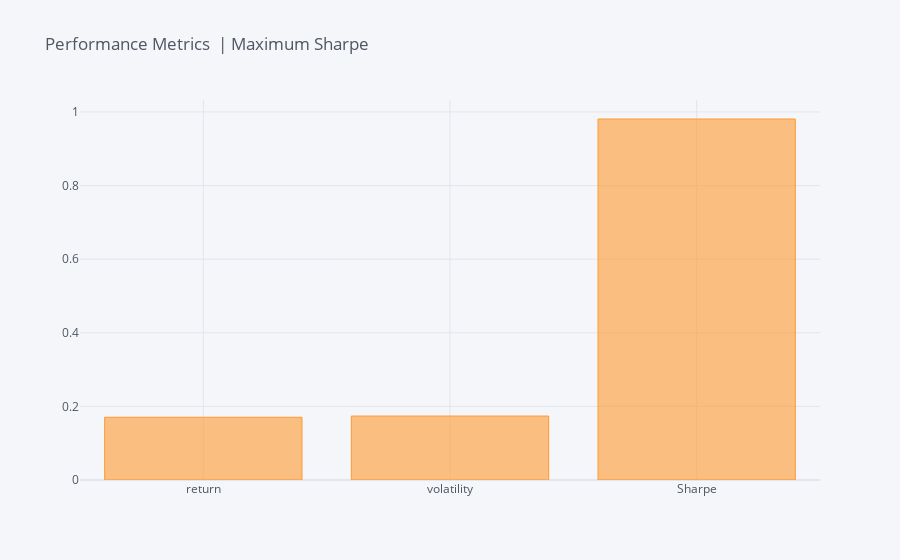

The notebook cell saved with this chart:
### Code cell
mvp_ew.plot_performance()

### Figure 1 — Plotly figure (JSON) as saved in the notebook; plotly's stock layout.template omitted (floating-point values rounded to 4 significant figures)
{"data": [{"marker": {"color": "rgba(255, 153, 51, 0.6)", "line": {"color": "rgba(255, 153, 51, 1.0)", "width": 1}}, "name": "metrics", "orientation": "v", "text": "", "type": "bar", "x": ["return", "volatility", "Sharpe"], "y": [0.1705, 0.1738, 0.9809]}], "layout": {"legend": {"bgcolor": "#F5F6F9", "font": {"color": "#4D5663"}}, "paper_bgcolor": "#F5F6F9", "plot_bgcolor": "#F5F6F9", "title": {"font": {"color": "#4D5663"}, "text": "Performance Metrics  | Maximum Sharpe"}, "xaxis": {"gridcolor": "#E1E5ED", "showgrid": true, "tickfont": {"color": "#4D5663"}, "title": {"font": {"color": "#4D5663"}, "text": ""}, "zerolinecolor": "#E1E5ED"}, "yaxis": {"gridcolor": "#E1E5ED", "showgrid": true, "tickfont": {"color": "#4D5663"}, "title": {"font": {"color": "#4D5663"}, "text": ""}, "zerolinecolor": "#E1E5ED"}}}
